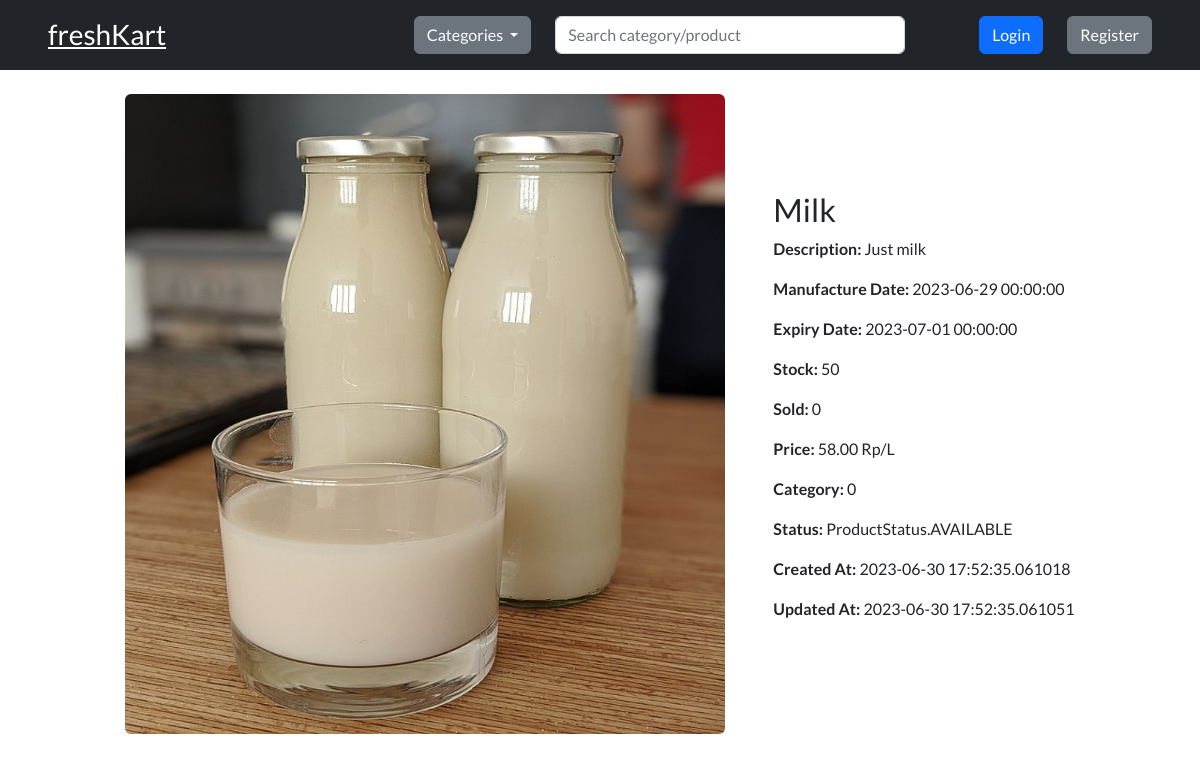
The app's page /product/0, older data.
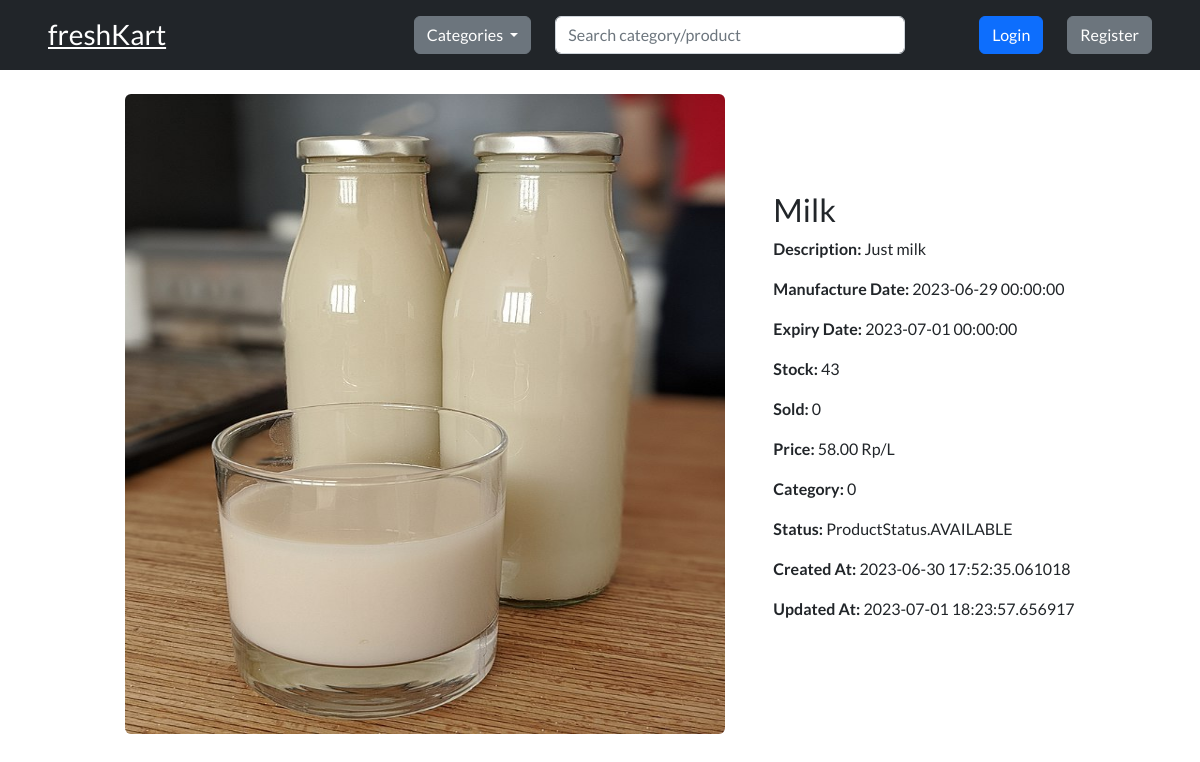
The same page, newer data.
### models/product.py (models this page shows)
class Product(db.Model):
    id = db.Column(db.Integer, primary_key=True)
    name = db.Column(db.String(200), nullable=False)
    description = db.Column(db.String(200), nullable=False)
    image = db.Column(db.String(200), nullable=False)
    manufacture_date = db.Column(db.DateTime, nullable=False)
    expiry_date = db.Column(db.DateTime, nullable=False)
    stock = db.Column(db.Integer, nullable=False)
    sold = db.Column(db.Integer, default=0)
    price = db.Column(db.Numeric(precision=10, scale=2), nullable=False)
    rate = db.Column(db.Enum(ProductRateTypes), default=ProductRateTypes.RUPEES)
    category = db.Column(db.Integer, db.ForeignKey("category.id"), nullable=False)
    status = db.Column(db.Enum(ProductStatus), default=ProductStatus.AVAILABLE)
    created_at = db.Column(db.DateTime, default=datetime.utcnow())
    updated_at = db.Column(
        db.DateTime, default=datetime.utcnow(), onupdate=datetime.utcnow()
    )
    def __repr__(self):
        return f"<Product {self.id}>"

### routes/product.py (the view)
@product_bp.route("/<product_id>", methods=["GET"])
def get_product(product_id):
    return product_get_controller(product_id=product_id, request=request)

### app.py (called while the page is built)
@app.context_processor
def inject_variable():
    user_is_logged_in = "id" in session
    user_is_admin = False
    categories_list = Category.query.order_by(Category.name.asc()).all()
    rates_list = [rate_type for rate_type in ProductRateTypes]
    if "role" in session and session["role"] == "ADMIN":
        user_is_admin = True
    return {
        "user_is_logged_in": user_is_logged_in,
        "user_is_admin": user_is_admin,
        "categories_list": categories_list,
        "session": session,
        "rates_list": rates_list,
    }

### controllers/product/get.py (called while the page is built)
def product_get_controller(product_id, request):
    product = Product.query.filter_by(id=product_id).first()
    return render_template("product.html", product=product)

### templates/product.html (shortened to what this page needs)
{% extends "layouts/base.html" %}
{% block body %}
<div class="container">
    <div class="d-flex justify-content-center gap-5 align-items-center" style="height: 80vh;">
        <div>
            <img src="{{ product.image }}" width="600" alt="{{ product.name }}" class="img-fluid rounded-2"
                style="max-height: 80vh;">
        </div>
        <div>
            <h2>{{ product.name }}</h2>
            <p><strong>Description:</strong> {{ product.description }}</p>
            <p><strong>Manufacture Date:</strong> {{ product.manufacture_date }}</p>
            <p><strong>Expiry Date:</strong> {{ product.expiry_date }}</p>
            <p><strong>Stock:</strong> {{ product.stock }}</p>
            <p><strong>Sold:</strong> {{ product.sold }}</p>
            <p><strong>Price:</strong> {{ product.price }} {{ product.rate.value }}</p>
            <p><strong>Category:</strong> {{ product.category }}</p>
            <p><strong>Status:</strong> {{ product.status }}</p>
            <p><strong>Created At:</strong> {{ product.created_at }}</p>
            <p><strong>Updated At:</strong> {{ product.updated_at }}</p>
        </div>
    </div>
</div>
{% endblock %}

Row changes from the older to the newer data that the page shows:
changed Product "Milk": stock "50" → "43"; updated_at "2023-06-30 17:52:35.061051" → "2023-07-01 18:23:57.656917"
